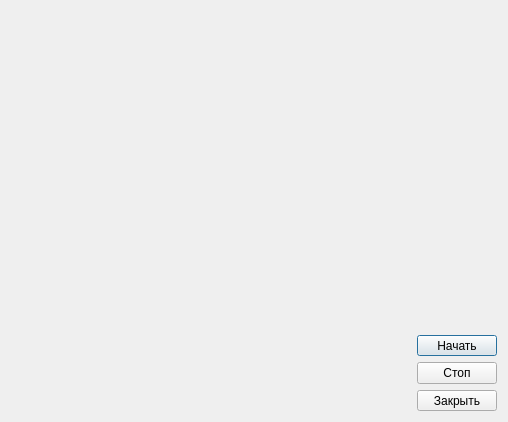
<?xml version="1.0" encoding="UTF-8"?>
<ui version="4.0">
 <class>ModelDialog</class>
 <widget class="QDialog" name="ModelDialog">
  <property name="geometry">
   <rect>
    <x>0</x>
    <y>0</y>
    <width>508</width>
    <height>420</height>
   </rect>
  </property>
  <property name="windowTitle">
   <string>Dialog</string>
  </property>
  <layout class="QVBoxLayout" name="verticalLayout_2">
   <item>
    <layout class="QHBoxLayout" name="horizontalLayout">
     <item>
      <widget class="GLWidget" name="glWidget" native="true">
       <property name="minimumSize">
        <size>
         <width>400</width>
         <height>400</height>
        </size>
       </property>
      </widget>
     </item>
     <item>
      <layout class="QVBoxLayout" name="verticalLayout">
       <item>
        <spacer name="verticalSpacer">
         <property name="orientation">
          <enum>Qt::Vertical</enum>
         </property>
         <property name="sizeHint" stdset="0">
          <size>
           <width>20</width>
           <height>40</height>
          </size>
         </property>
        </spacer>
       </item>
       <item>
        <widget class="QPushButton" name="startButton">
         <property name="maximumSize">
          <size>
           <width>80</width>
           <height>21</height>
          </size>
         </property>
         <property name="text">
          <string>Начать</string>
         </property>
        </widget>
       </item>
       <item>
        <widget class="QPushButton" name="stopButton">
         <property name="text">
          <string>Стоп</string>
         </property>
        </widget>
       </item>
       <item>
        <widget class="QPushButton" name="exitButton">
         <property name="maximumSize">
          <size>
           <width>80</width>
           <height>21</height>
          </size>
         </property>
         <property name="text">
          <string>Закрыть</string>
         </property>
        </widget>
       </item>
      </layout>
     </item>
    </layout>
   </item>
  </layout>
 </widget>
 <customwidgets>
  <customwidget>
   <class>GLWidget</class>
   <extends>QWidget</extends>
   <header>glwidget.h</header>
   <container>1</container>
  </customwidget>
 </customwidgets>
 <resources/>
 <connections/>
</ui>
